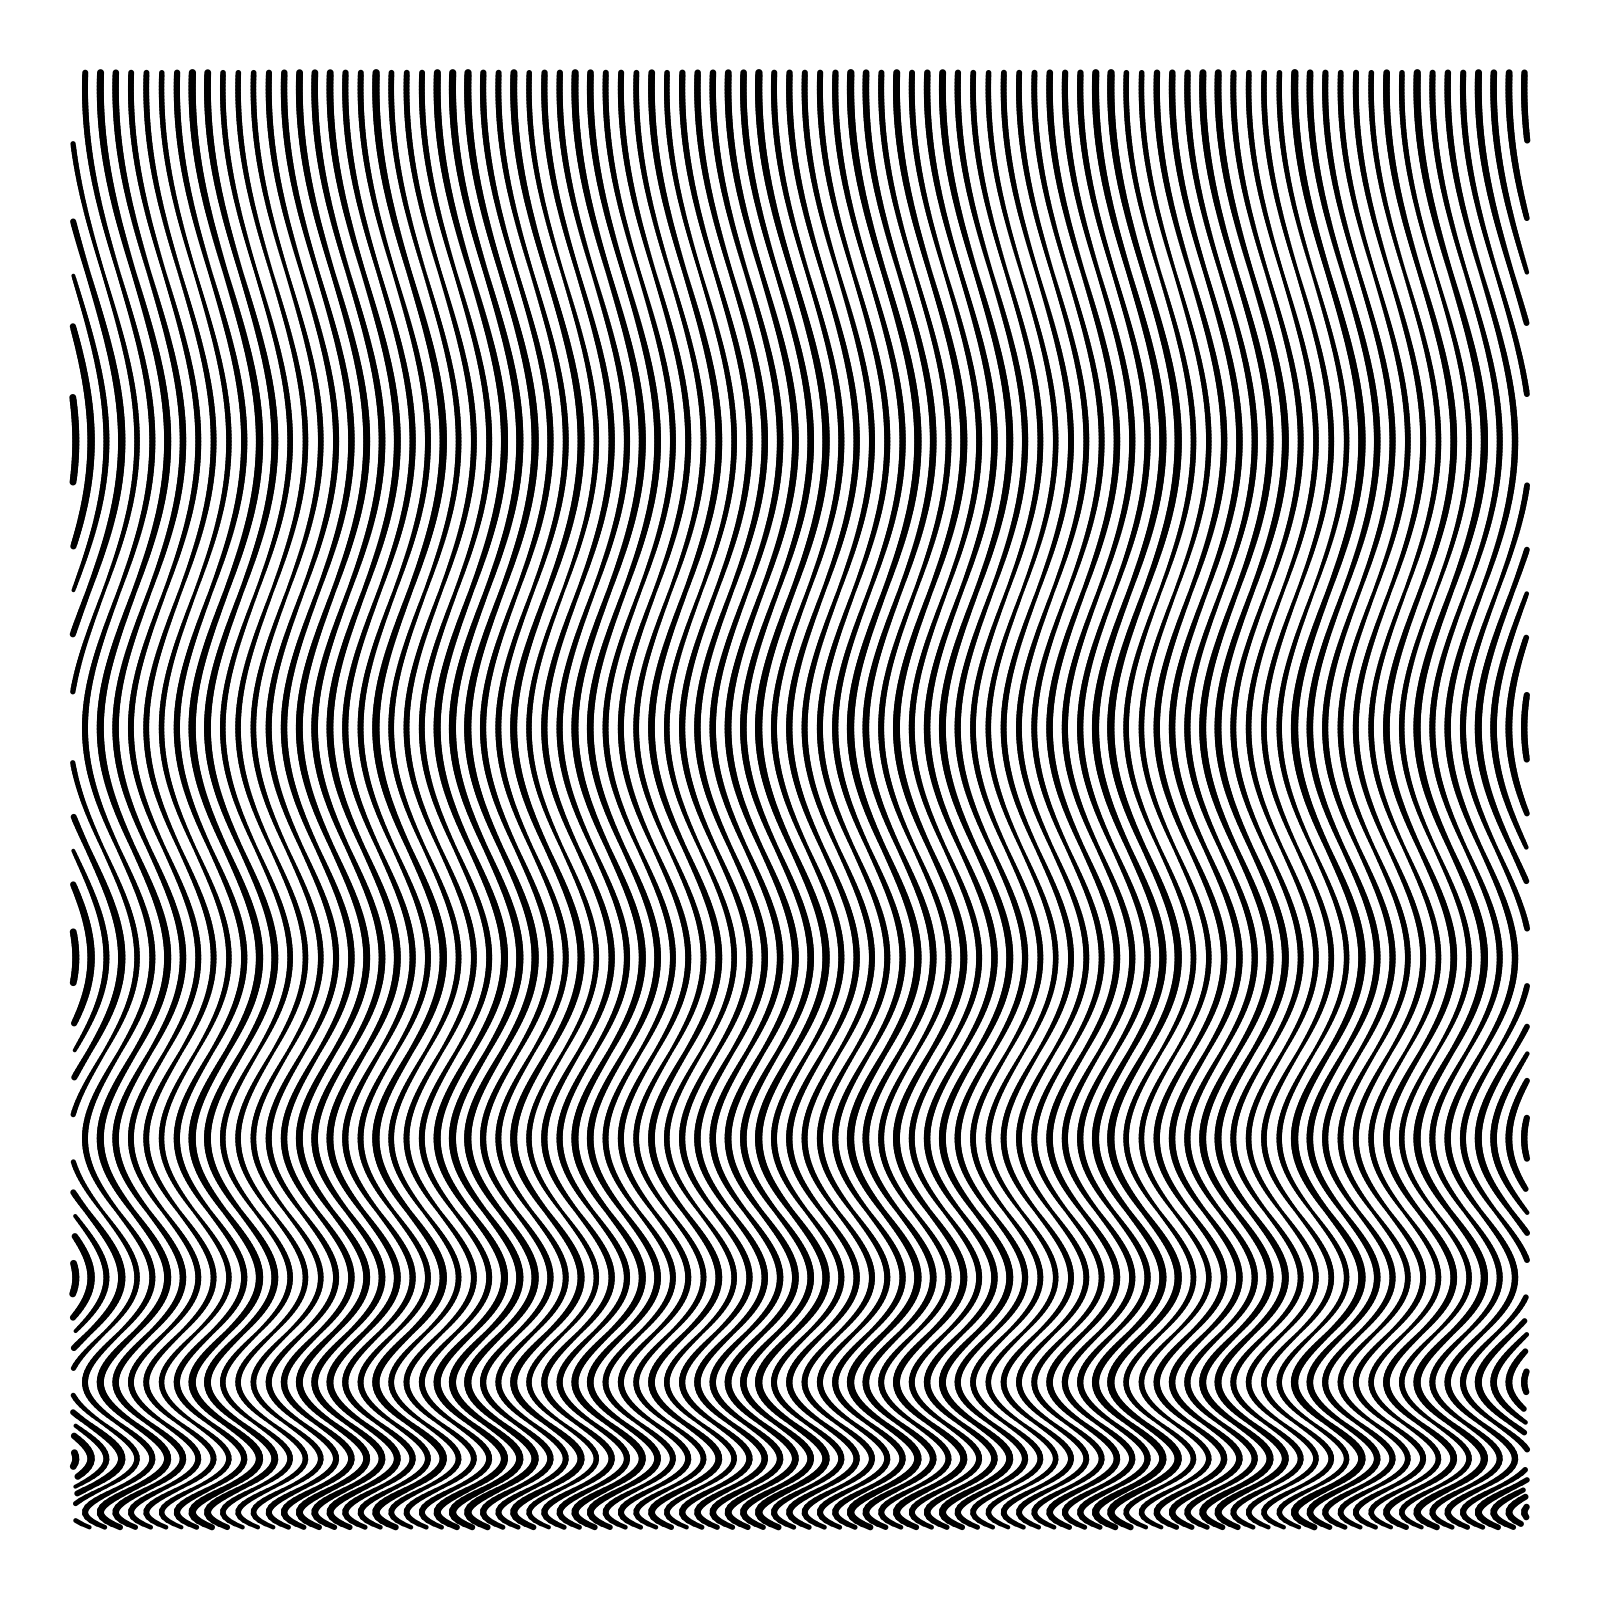

Write the R code that produced this figure.
library(tidyverse)

set.seed(1963)

fall <- data.frame(n = 0:105) %>% 
  rowwise() %>% 
  mutate(
    x = list(seq(2, 45, 0.1)),
    s = runif(1, 0.35, 0.55)
    ) %>% 
  ungroup() %>% 
  unnest(x) %>% 
  mutate(
    y = n + 2.2 * sin(6 * pi * x^(1/4)),
    s = abs(y - n)/10 + s
    )

ggplot(fall) +
  geom_line(aes(x = x, y = y, group = n, size = s), lineend = "round") +
  # scale_size_continuous(range = c(0.4, 0.8)) +
  scale_size_identity() +
  coord_flip(clip = "off") +
  ylim(5, 100) +
  theme_void() +
  theme(
    legend.position = "none"
  ) +
  ggsave(here::here("remakes", "riley", "fall-1963.png"), dpi = 320, width = 5, height = 5)

